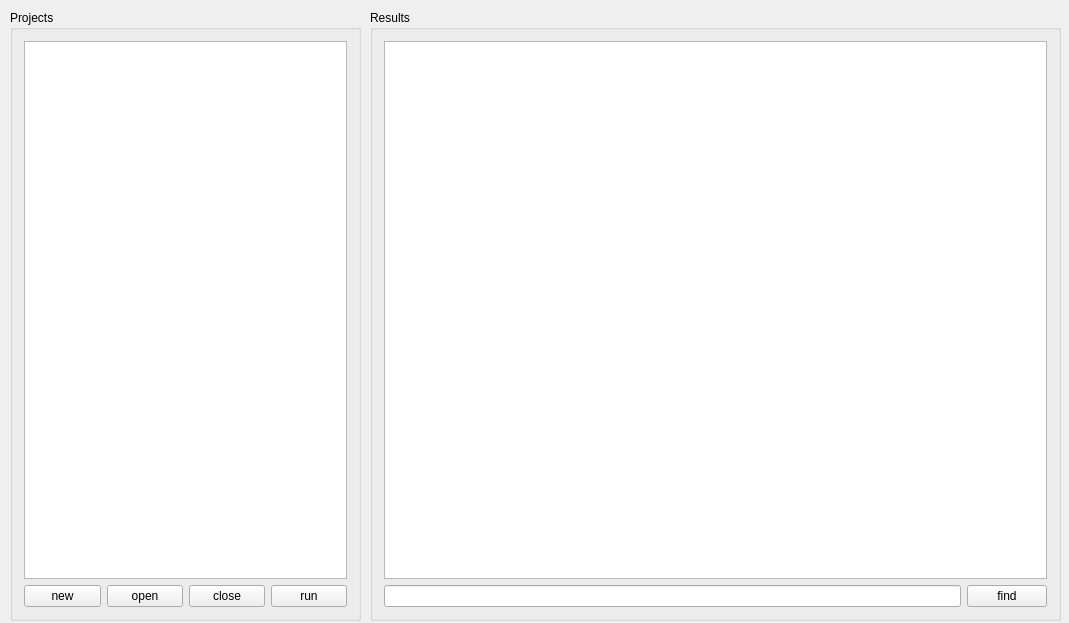
<?xml version="1.0" encoding="UTF-8"?>
<ui version="4.0">
 <class>dataAnalysisWidget</class>
 <widget class="QWidget" name="dataAnalysisWidget">
  <property name="geometry">
   <rect>
    <x>0</x>
    <y>0</y>
    <width>1069</width>
    <height>623</height>
   </rect>
  </property>
  <property name="windowTitle">
   <string>dataAnalysisWidget</string>
  </property>
  <widget class="QGroupBox" name="resultsGroupBox">
   <property name="geometry">
    <rect>
     <x>370</x>
     <y>10</y>
     <width>691</width>
     <height>611</height>
    </rect>
   </property>
   <property name="title">
    <string>Results</string>
   </property>
   <layout class="QVBoxLayout" name="verticalLayout_3">
    <item>
     <widget class="QTableView" name="resultsTableView"/>
    </item>
    <item>
     <layout class="QHBoxLayout" name="horizontalLayout_3">
      <item>
       <widget class="QLineEdit" name="findFeatureLineEdit"/>
      </item>
      <item>
       <widget class="QPushButton" name="findFeaturePushButton">
        <property name="text">
         <string>find</string>
        </property>
       </widget>
      </item>
     </layout>
    </item>
   </layout>
  </widget>
  <widget class="QGroupBox" name="projectGroupBox">
   <property name="geometry">
    <rect>
     <x>10</x>
     <y>10</y>
     <width>351</width>
     <height>611</height>
    </rect>
   </property>
   <property name="title">
    <string>Projects</string>
   </property>
   <layout class="QGridLayout" name="gridLayout">
    <item row="0" column="0">
     <widget class="QTreeView" name="projectsTreeView"/>
    </item>
    <item row="1" column="0">
     <layout class="QHBoxLayout" name="horizontalLayout">
      <item>
       <widget class="QPushButton" name="newProjectPushButton">
        <property name="text">
         <string>new</string>
        </property>
       </widget>
      </item>
      <item>
       <widget class="QPushButton" name="openProjectPushButton">
        <property name="text">
         <string>open</string>
        </property>
       </widget>
      </item>
      <item>
       <widget class="QPushButton" name="closeProjectPushButton">
        <property name="text">
         <string>close</string>
        </property>
       </widget>
      </item>
      <item>
       <widget class="QPushButton" name="runPushButton">
        <property name="text">
         <string>run</string>
        </property>
       </widget>
      </item>
     </layout>
    </item>
   </layout>
  </widget>
 </widget>
 <layoutdefault spacing="6" margin="11"/>
 <resources/>
 <connections/>
</ui>
